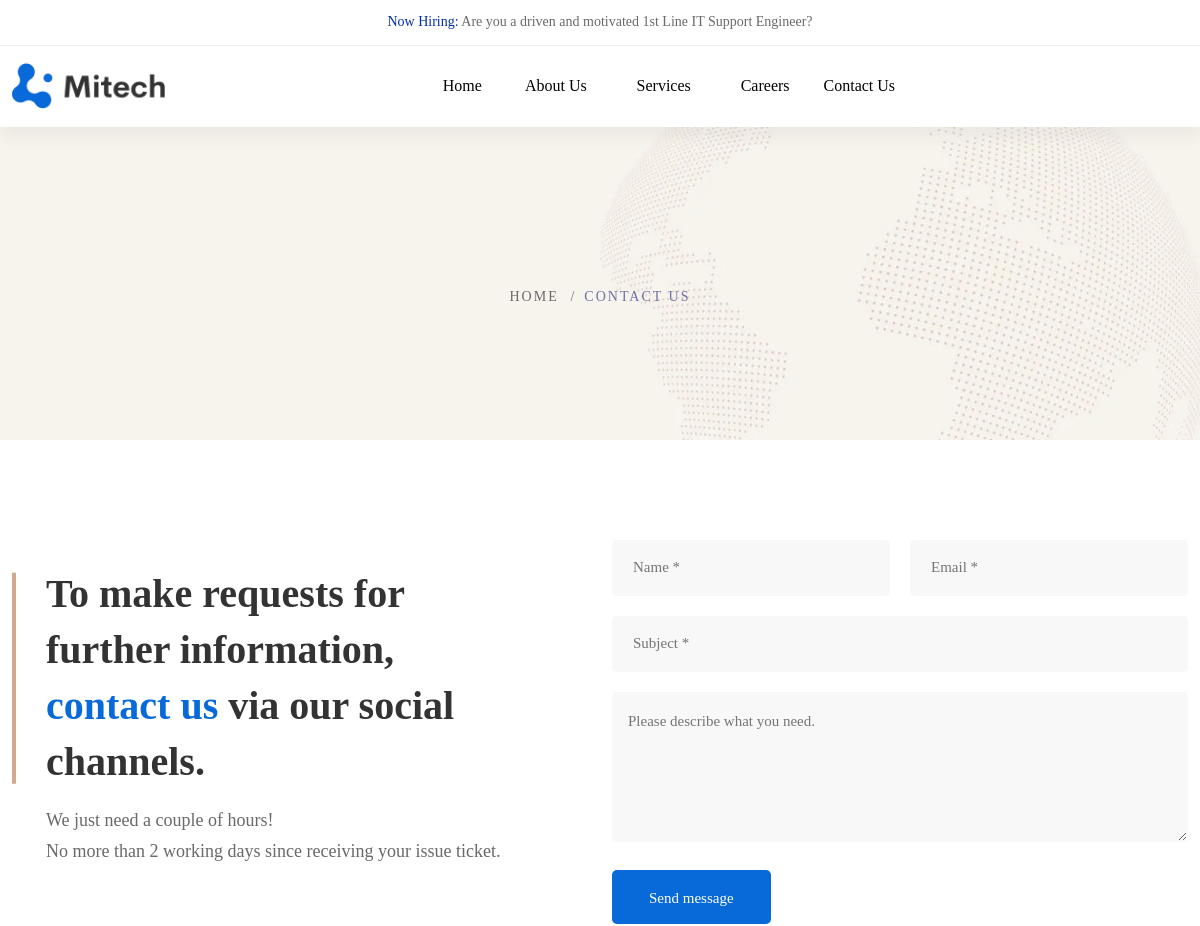
The app's page /contact/ (upper part), older data.
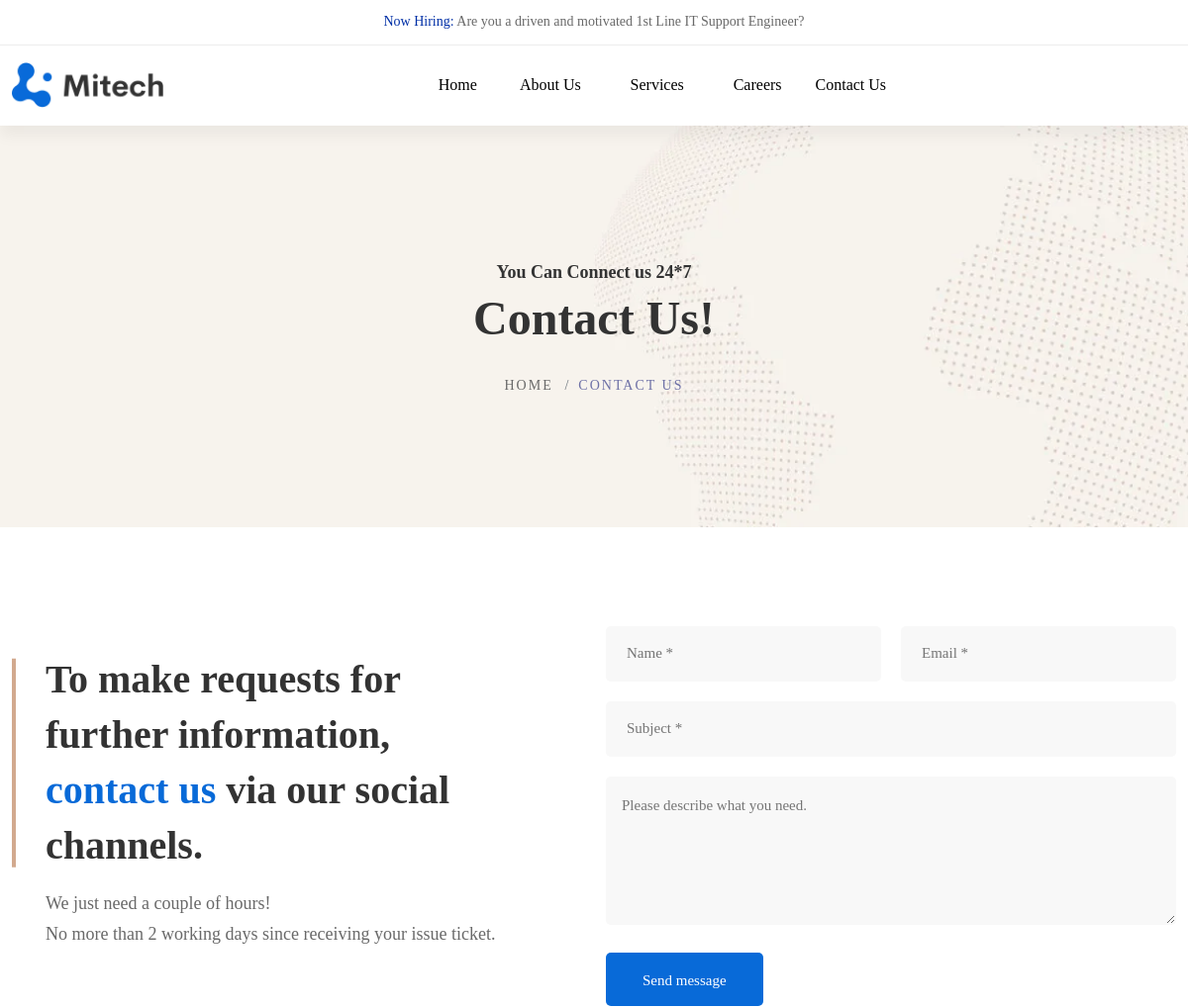
The same page, newer data.
### app/models.py (models this page shows, shortened)
class Slider(models.Model):
    img1 = models.FileField(upload_to='slider/gallery', blank=True, null=True)
    img2 = models.FileField(upload_to='slider/gallery', blank=True, null=True)
    title = models.CharField(max_length=255, null=False, blank=False)
    heading = models.CharField(max_length=255, null=False, blank=False)
    text = models.CharField(max_length=255, null=False, blank=False)
    page = models.CharField(max_length=100, null=False, blank=False) #for all pages
    class Meta:
        verbose_name = "Slider"
        verbose_name_plural = "Sliders"

### app/views.py (the view)
# urls.py: path('contact/', Contact.as_view(), name='contact'),
class Contact(TemplateView):
    template_name = 'contact-us.html'
    def get_context_data(self, **kwargs):
        context = super().get_context_data(**kwargs)
        slider = Slider.objects.filter(page='contact').first()
        contactus = ContactUs.objects.all()
        context.update({
            'slider':slider,
            'contactus':contactus
        })
        return context

### app/templates/contact-us.html (shortened to what this page needs)
{% extends "my/base.html" %} {% block body %}
<div class="breadcrumb-area">
    <div class="container">
        <div class="row">
            <div class="col-12">
                <div class="breadcrumb_box text-center">
                    <h6 class="aheto-heading__subtitle">{{ slider.title }}</h6>
                    <h2 class="breadcrumb-title">{{ slider.heading }}</h2>
                    <ul class="breadcrumb-list">
                        <li class="breadcrumb-item"><a href="{% url "index" %}">Home</a></li>
                        <li class="breadcrumb-item active">Contact us </li>
                    </ul>
                </div>
            </div>
        </div>
    </div>
</div>
<div id="main-wrapper">
    <div class="site-wrapper-reveal">
        <div class="contact-us-section-wrappaer section-space--pt_100 section-space--pb_70">
            <div class="container">
                <div class="row align-items-center">
                    <div class="col-lg-6 col-lg-6">
                        <div class="conact-us-wrap-one mb-30">
                            <h3 class="heading">To make requests for <br>further information, <br><span class="text-color-primary">contact us</span> via our social channels.</h3>
                            <div class="sub-heading">We just need a couple of hours! <br> No more than 2 working days since receiving your issue ticket.</div>
                        </div>
                    </div>
                    <div class="col-lg-6 col-lg-6">
                        <div class="contact-form-wrap">
                            <form id="contact-form" action="assets/php/mail.php" method="post">
                                <div class="contact-form">
                                    <div class="contact-input">
                                        <div class="contact-inner">
                                            <input name="con_name" type="text" placeholder="Name *">
                                        </div>
                                        <div class="contact-inner">
                                            <input name="con_email" type="email" placeholder="Email *">
                                        </div>
                                    </div>
                                    <div class="contact-inner">
                                        <input name="con_subject" type="text" placeholder="Subject *">
                                    </div>
                                    <div class="contact-inner contact-message">
                                        <textarea name="con_message" placeholder="Please describe what you need."></textarea>
                                    </div>
                                    <div class="submit-btn mt-20">
                                        <button class="ht-btn ht-btn-md" type="submit">Send message</button>
                                    </div>
                                </div>
                            </form>
                        </div>
                    </div>
                </div>
            </div>
        </div>
    </div>
    </body>
    {% endblock body %}

Row changes from the older to the newer data that the page shows:
added Slider: title "You Can Connect us 24*7", heading "Contact Us!"
